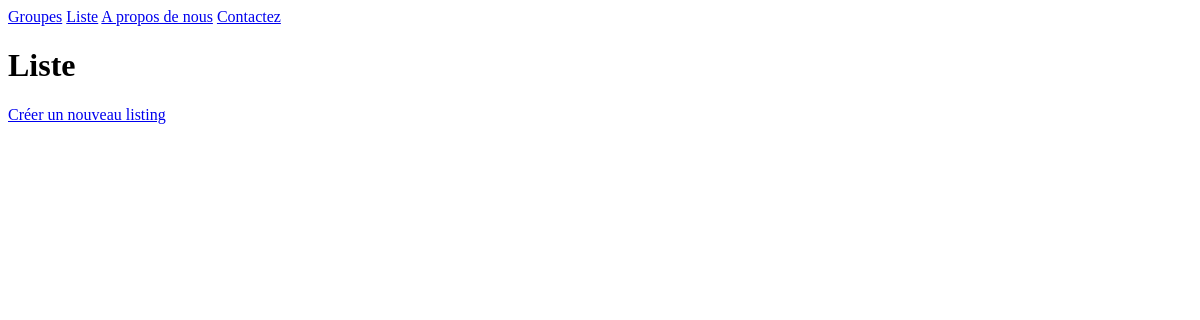
/services/, run on an earlier commit of the app's database.
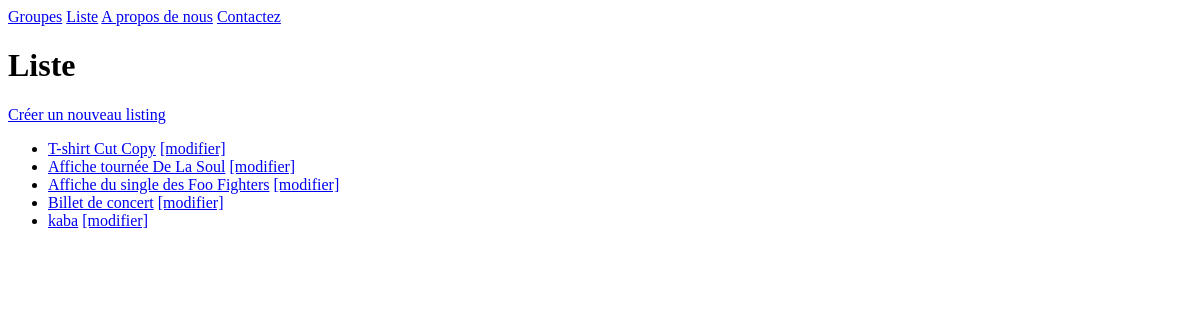
And on a later commit of the database.
### listings/models.py (models this page shows, shortened)
class Listing (models.Model):
    class Type(models.TextChoices):
        disques = 'Records'
        vêtements = 'Clothing'
        affiches = 'Posters'
        divers = 'Miscellaneous'
    titre = models.fields.CharField(max_length=100)
    description = models.fields.CharField(max_length=100)
    sold = models.fields.IntegerField()
    year = models.fields.IntegerField(
    validators=[MinValueValidator(1900), MaxValueValidator(2021)]
    )
    type=models.fields.CharField(choices=Type.choices, max_length=30)
    band = models.ForeignKey(Band, null=True, on_delete=models.SET_NULL)

### listings/views.py (the view)
# urls.py: path('services/',views.services,name='service-list'),
def services(request):
    titres = Listing.objects.all()
    return render(request, 'listings/titre.html',
    {'titres':titres})

### listings/templates/listings/titre.html
{% extends 'listings/base.html' %}
{% block content %}
<h1>Liste</h1>
 <a href="{% url 'service-create' %}">Créer un nouveau listing</a>
<ul>
    {% for titre in titres %}
    <li>
        <a href="{% url 'service-detail' titre.id %}">{{ titre.titre}}</a>
        <a href="{% url 'service-change' titre.id %}">[modifier]</a>
    </li>
    {% endfor %}
</ul>
{% endblock %}

### listings/templates/listings/base.html (shortened to what this page needs)
{% load static %}
<html>
    <head>
        <link rel="stylesheet" href="{% static 'listings/styles.css' %}" />
    </head>
    <body>
         <nav>
            <a href="{% url 'band-list' %}">Groupes</a>
            <a href="{% url 'service-list' %}">Liste</a>
            <a href="{% url 'about-us' %}">A propos de nous</a>
            <a href="{% url 'contact' %}">Contactez</a>
        </nav>
        {% block content %}{% endblock %}
    </body>
</html>

What changed in the data, as far as the page shows it:
added Listing: titre "T-shirt Cut Copy"
added Listing: titre "Affiche tournée De La Soul"
added Listing: titre "Affiche du single des Foo Fighters"
added Listing: titre "Billet de concert"
added Listing: titre "kaba"
